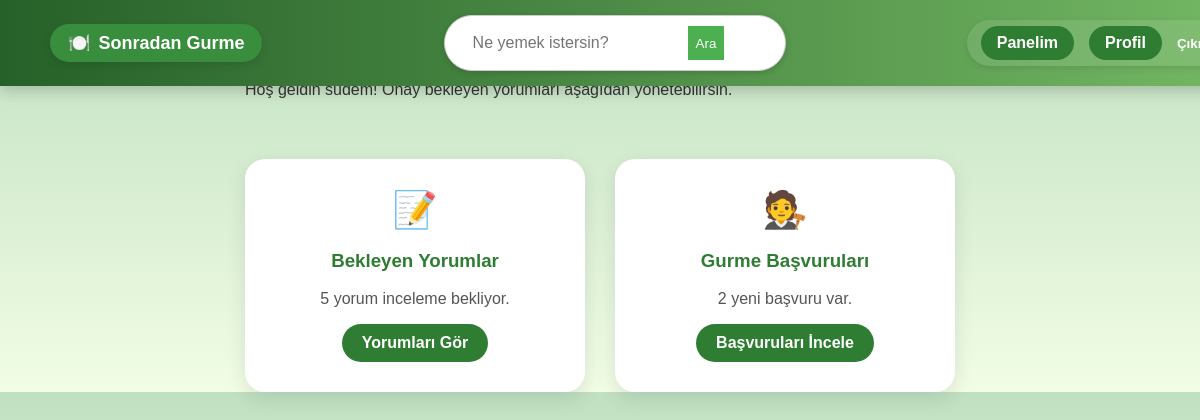
The page /sgapp/moderator/ (signed in) on the database as committed earlier.
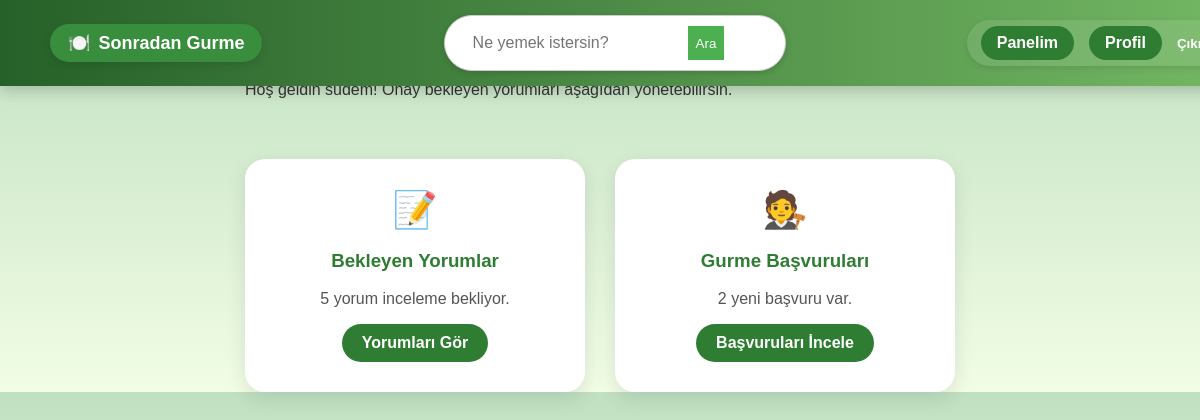
The same page on the database as committed later.
### sgapp/views.py (the view)
# urls.py: path('moderator/', moderator_panel, name='moderator_panel'),
@login_required
def moderator_panel(request):
    return render(request, 'moderator_dashboard.html')

### sgapp/context_processors.py (called while the page is built, shortened)
def moderator_bildirimler(request):
    return {}

### templates/moderator_dashboard.html
{% extends "base.html" %}
{% block content %}
<div class="dashboard-container">
    <h1>👑 Moderatör Paneli</h1>
    <p>Hoş geldin {{ user.username }}! Onay bekleyen yorumları aşağıdan yönetebilirsin.</p>
    <div class="card-container">
        <div class="card">
            <div class="card-icon">📝</div>
            <h3>Bekleyen Yorumlar</h3>
            <p>5 yorum inceleme bekliyor.</p>
            <a href="{% url 'yorum_inceleme' %}" class="btn">Yorumları Gör</a>
        </div>
        <div class="card">
            <div class="card-icon">🧑‍⚖️</div>
            <h3>Gurme Başvuruları</h3>
            <p>2 yeni başvuru var.</p>
            <a href="{% url 'basvuru_inceleme' %}" class="btn">Başvuruları İncele</a>
        </div>
    </div>
</div>
{% endblock %}

Rows that differ between the two databases and show on the page:
changed User "sudem": role "gurme" → "normal" (drawn)
